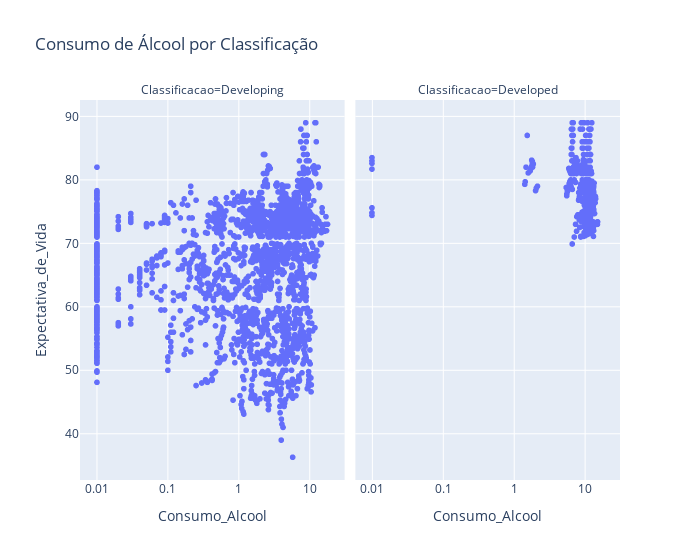

Notebook source saved alongside this figure:
### Code cell
fig  = px.scatter(df, x='Consumo_Alcool', y='Expectativa_de_Vida', log_x = True, width = 700,hover_name = "PaIs",facet_col = 'Classificacao', title='Consumo de Álcool por Classificação')
fig

### Figure 1 — Plotly figure (JSON) as saved in the notebook; plotly's stock layout.template omitted (floating-point values rounded to 4 significant figures; data arrays with more than 128 entries replaced by an {"elided": "..."} marker saying what was removed)
{"data": [{"hovertemplate": "<b>%{hovertext}</b><br><br>Classificacao=Developing<br>Consumo_Alcool=%{x}<br>Expectativa_de_Vida=%{y}<extra></extra>", "hovertext": {"elided": "2416 str values"}, "legendgroup": "", "marker": {"color": "#636efa", "symbol": "circle"}, "mode": "markers", "name": "", "showlegend": false, "type": "scattergl", "x": {"elided": "2416 float values"}, "xaxis": "x", "y": {"elided": "2416 float values"}, "yaxis": "y"}, {"hovertemplate": "<b>%{hovertext}</b><br><br>Classificacao=Developed<br>Consumo_Alcool=%{x}<br>Expectativa_de_Vida=%{y}<extra></extra>", "hovertext": {"elided": "512 str values"}, "legendgroup": "", "marker": {"color": "#636efa", "symbol": "circle"}, "mode": "markers", "name": "", "showlegend": false, "type": "scattergl", "x": {"elided": "512 float values"}, "xaxis": "x2", "y": {"elided": "512 float values"}, "yaxis": "y2"}], "layout": {"annotations": [{"font": {}, "showarrow": false, "text": "Classificacao=Developing", "x": 0.245, "xanchor": "center", "xref": "paper", "y": 1, "yanchor": "bottom", "yref": "paper"}, {"font": {}, "showarrow": false, "text": "Classificacao=Developed", "x": 0.755, "xanchor": "center", "xref": "paper", "y": 1, "yanchor": "bottom", "yref": "paper"}], "legend": {"tracegroupgap": 0}, "title": {"text": "Consumo de Álcool por Classificação"}, "width": 700, "xaxis": {"anchor": "y", "domain": [0, 0.49], "title": {"text": "Consumo_Alcool"}, "type": "log"}, "xaxis2": {"anchor": "y2", "domain": [0.51, 1], "matches": "x", "title": {"text": "Consumo_Alcool"}, "type": "log"}, "yaxis": {"anchor": "x", "domain": [0, 1], "title": {"text": "Expectativa_de_Vida"}}, "yaxis2": {"anchor": "x2", "domain": [0, 1], "matches": "y", "showticklabels": false}}}
